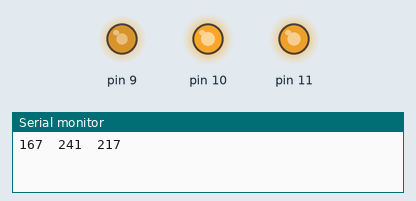
Bench run of a sketch on a simulated Arduino Uno, built with avr-gcc and run on an emulated ATmega328P. Parts: output pins drawn as LEDs (lit = HIGH), the last lines printed to the serial monitor. Random numbers use the default seed unless the sketch sets one.

Above: at 0.1 s.
At 5.1 s:
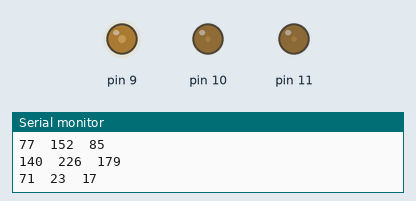
At 9.1 s:
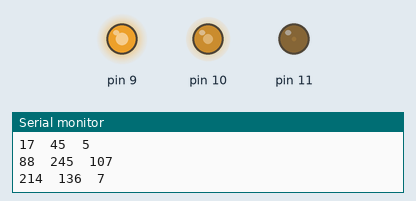
At 19.1 s:
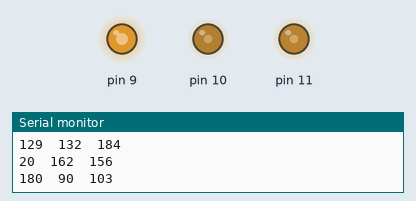
At 29.1 s:
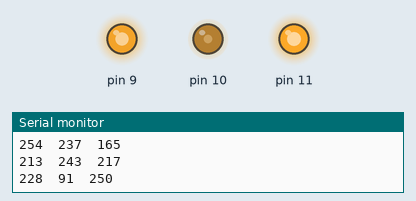
At 38.1 s:
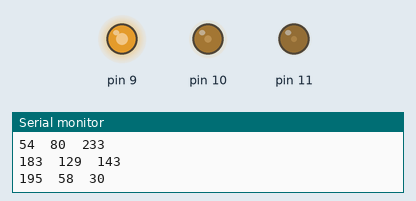
Timing chart, 0 to 40.0 s (numbered marks = the images above):
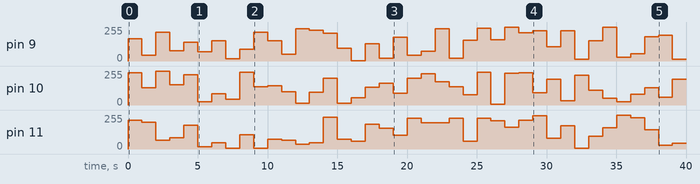

Measured:
- by itself, pin 9: 0/255 → 167/255 at 0.00 s, → 42/255 1.0 s later, → 216/255 1.0 s later, → 77/255 1.0 s later, … (40 changes in this stretch)
- by itself, pin 10: 0/255 → 241/255 at 0.00 s, → 130/255 1.0 s later, → 254/255 1.0 s later, → 152/255 1.0 s later, … (40 changes in this stretch)
- by itself, pin 11: 0/255 → 217/255 at 0.00 s, → 200/255 1.0 s later, → 67/255 1.0 s later, → 85/255 1.0 s later, … (40 changes in this stretch)

The sketch:

RGB_LED_Control.ino
```cpp
long randNumber1;
long randNumber2;
long randNumber3;

void setup() {
  Serial.begin(9600);
  pinMode(9,OUTPUT);
  pinMode(10,OUTPUT);
  pinMode(11,OUTPUT);
}

void loop() {
  randNumber1 = random(0, 256);
  randNumber2 = random(0, 256);
  randNumber3 = random(0, 256);

  analogWrite(9, randNumber1);
  analogWrite(10, randNumber2);
  analogWrite(11, randNumber3);
  Serial.print(randNumber1);
  Serial.print("\t");
  Serial.print(randNumber2);
  Serial.print("\t");
  Serial.print(randNumber3);
  Serial.println("\t");
  delay(1000);
}
```
